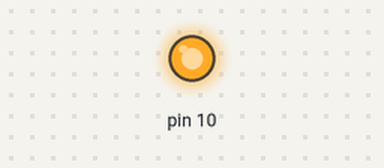
This sketch was run on a simulated Arduino Uno, built with avr-gcc and run on an emulated ATmega328P. On the bench: output pins drawn as LEDs (lit = HIGH). What the sketch prints to the serial monitor is not drawn.

Above: at 0.1 s.
Timing chart, 0 to 1.6 s (numbered marks = the images above):
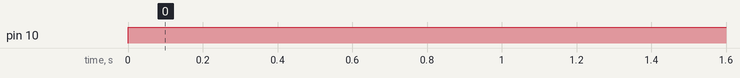

Measured:
- by itself, pin 10: LOW → HIGH at 0.00 s

The sketch:

SPI_practice2_Master.ino
```cpp
#include <SPI.h>
void setup (void)
{
  SPI.begin (); // SPI 통신 초기화
  digitalWrite(SS, HIGH); // 슬레이브가 선택되지 않은 상태로 유지
  // 안정적인 전송을 위해 분주비를 높여 전송 속도를 낮춤
  SPI.setClockDivider(SPI_CLOCK_DIV16);
  Serial.begin(9600);
}
void loop (void)
{
  digitalWrite(SS, LOW); // 슬레이브를 선택한다.
  char received = SPI.transfer(0);
  digitalWrite(SS, HIGH); // 슬레이브 선택을 해제한다.
  Serial.println(received);
  delay(5000);
}
```
